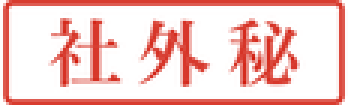
#> input picture mark.png, 116 x 35 px, shrunk from 408 x 124 before the run (shown 3 times larger)
$ jupyter execute mark-matching.ipynb
#> lines starting #> are read from the running program, lines starting #| are printed output that depends on the picture
[cell 1]
import matplotlib.pyplot as plt
import numpy as np
import cv2

[cell 2]
img1 = cv2.imread('mark.png')
#> img1 is the input picture: shape (35, 116, 3); mean B, G, R 198.8, 202.2, 244.4
plt.imshow(cv2.cvtColor(img1, cv2.COLOR_BGR2RGB))
plt.show()

[cell 3]
img2 = cv2.imread('./document.png')
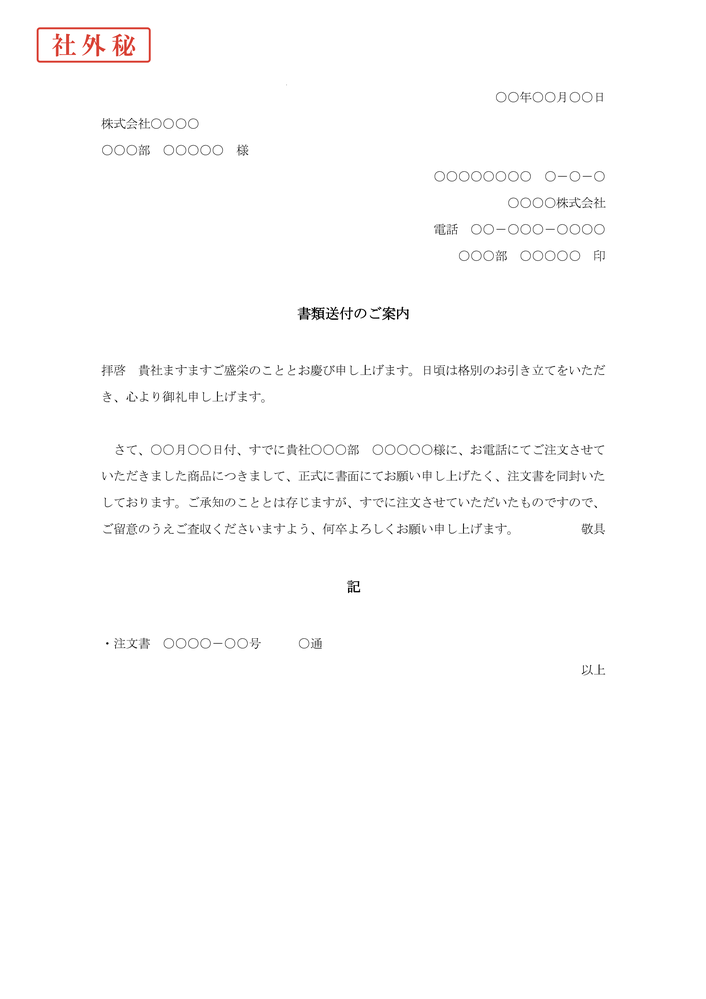
#> input picture document.png, 706 x 999 px, shrunk from 2479 x 3508 before the run
#> img2 is the input picture: shape (999, 706, 3); mean B, G, R 252.5, 252.5, 252.8
plt.imshow(cv2.cvtColor(img2, cv2.COLOR_BGR2RGB))
plt.show()

[cell 4]
akaze = cv2.AKAZE_create()

kp1, des1 = akaze.detectAndCompute(img1, None)
#> kp1 = (); des1 = None
kp2, des2 = akaze.detectAndCompute(img2, None)
#> kp2 = 704 keypoints; strongest (x, y, size): (303, 313, 8.1), (388, 313, 8.1), (388, 314, 5.7), (317, 313, 8.1)

bf = cv2.BFMatcher()
matches = bf.knnMatch(des1, des2, k=2)
#> matches = ()

ratio = 0.5
good = []
for m, n in matches:
    if m.distance < ratio * n.distance:
        good.append([m])
#> this loop made 0 passes
#> after the loop, good = []

img3 = cv2.drawMatchesKnn(img1, kp1, img2, kp2, good, None, flags=2)
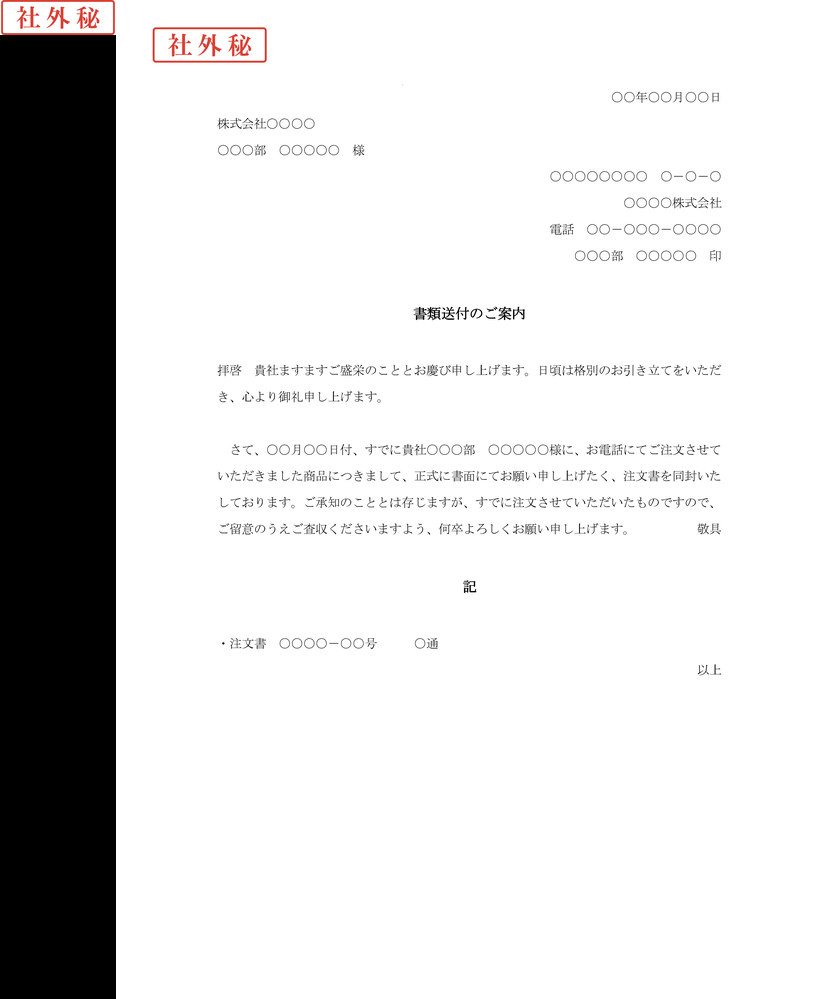
#> img3: shape (999, 822, 3); mean B, G, R 217.9, 217.9, 218.3

plt.imshow(cv2.cvtColor(img3, cv2.COLOR_BGR2RGB))
plt.show()
